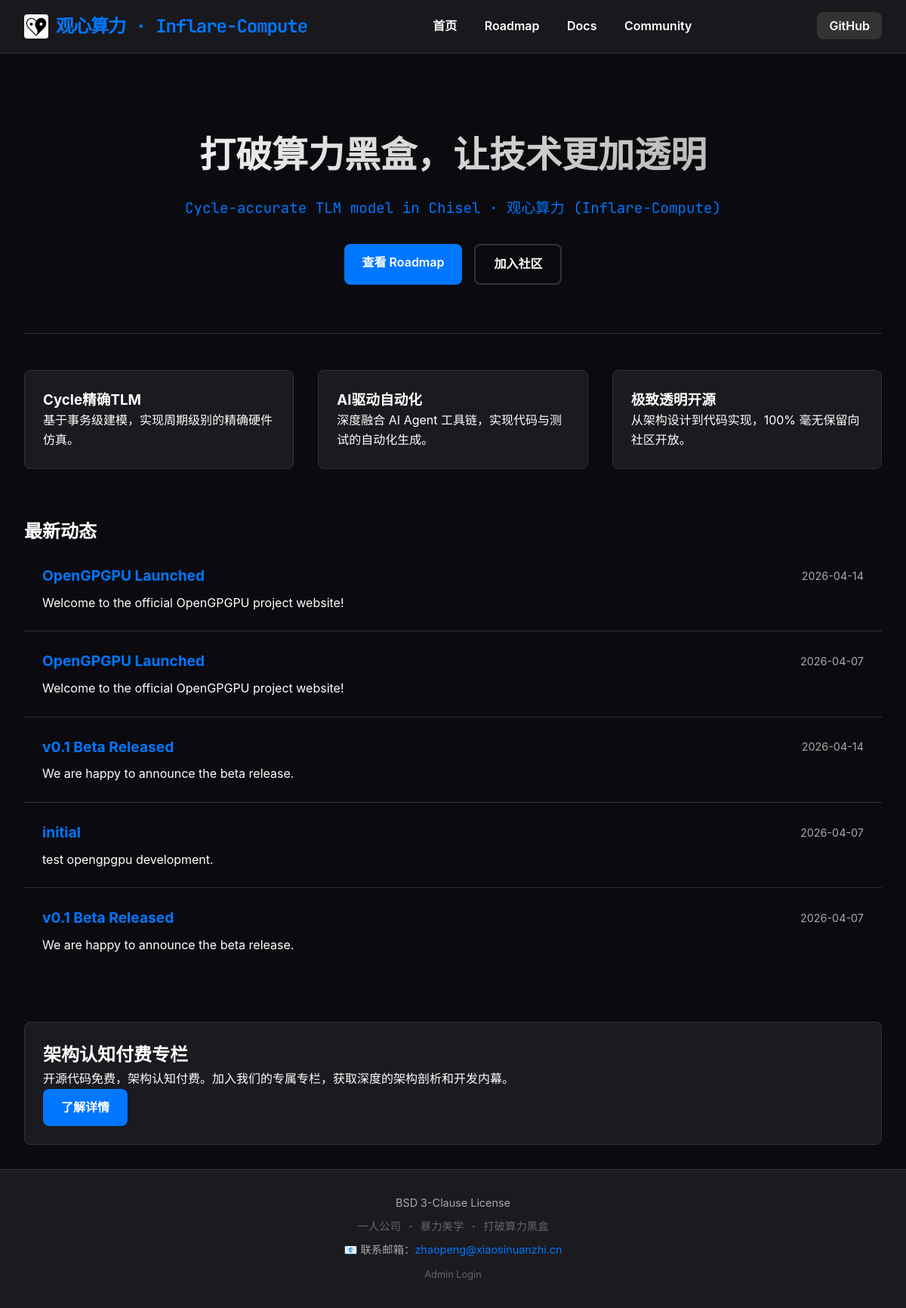
The app's page /, older data.
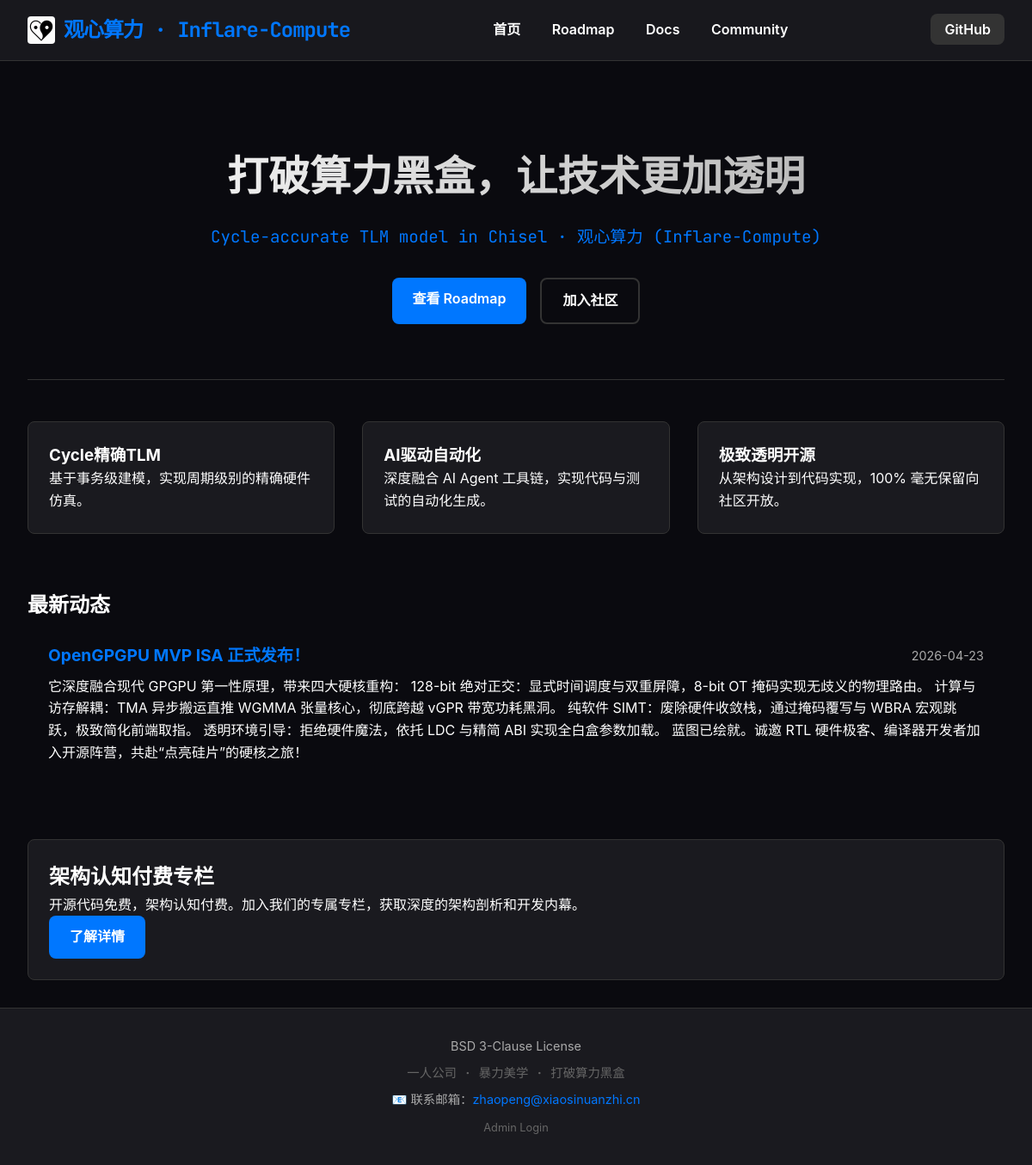
The same page, newer data.
### app/models/announcement.py (models this page shows)
class Announcement(BaseModel):
    __tablename__ = 'announcements'
    title = db.Column(db.String(100), nullable=False)
    content = db.Column(db.Text, nullable=False)
    priority = db.Column(db.Integer, default=0) # 0: Normal, 1: High
    is_active = db.Column(db.Boolean, default=True)

### app/views/frontend.py (the view)
@frontend_bp.route('/')
def index():
    announcements = AnnouncementService.get_latest_announcements(limit=5)
    return render_template('index.html', announcements=announcements)

### app/dao/announcement_dao.py (called while the page is built)
    @classmethod
    def get_active_announcements(cls, limit=None):
        query = db.session.query(cls.model).filter_by(is_active=True).order_by(cls.model.priority.desc(), cls.model.created_at.desc())
        if limit:
            query = query.limit(limit)
        return query.all()

### app/services/announcement_service.py (called while the page is built)
    @staticmethod
    def get_latest_announcements(limit=5):
        return AnnouncementDAO.get_active_announcements(limit=limit)

### app/templates/index.html
{% extends "base.html" %}
{% block content %}
<section class="hero">
    <div class="hero-content">
        <h1>打破算力黑盒，让技术更加透明</h1>
        <p class="subtitle">Cycle-accurate TLM model in Chisel · 观心算力 (Inflare-Compute)</p>
        <div class="actions">
            <a href="/roadmap" class="btn btn-primary">查看 Roadmap</a>
            <a href="/community" class="btn btn-outline">加入社区</a>
        </div>
    </div>
</section>
<section class="values-section">
    <div class="values-grid">
        <div class="card value-card">
            <h3>Cycle精确TLM</h3>
            <p>基于事务级建模，实现周期级别的精确硬件仿真。</p>
        </div>
        <div class="card value-card">
            <h3>AI驱动自动化</h3>
            <p>深度融合 AI Agent 工具链，实现代码与测试的自动化生成。</p>
        </div>
        <div class="card value-card">
            <h3>极致透明开源</h3>
            <p>从架构设计到代码实现，100% 毫无保留向社区开放。</p>
        </div>
    </div>
</section>
<section class="announcements-section">
    <h2>最新动态</h2>
    <div class="announcement-list">
        {% if announcements %}
            {% for ann in announcements %}
            <div class="announcement-item {% if ann.priority == 1 %}important{% elif ann.priority == 2 %}urgent{% endif %}">
                <div class="ann-header">
                    <h3 class="ann-title">{{ ann.title }}</h3>
                    <span class="ann-date">{{ ann.created_at.strftime('%Y-%m-%d') }}</span>
                </div>
                <div class="ann-content">
                    <p>{{ ann.content }}</p>
                </div>
            </div>
            {% endfor %}
        {% else %}
            <p class="empty-msg">暂无最新动态</p>
        {% endif %}
    </div>
</section>
<section class="conversion-section">
    <div class="conversion-content card">
        <h2>架构认知付费专栏</h2>
        <p>开源代码免费，架构认知付费。加入我们的专属专栏，获取深度的架构剖析和开发内幕。</p>
        <a href="/community" class="btn btn-primary">了解详情</a>
    </div>
</section>
{% endblock %}

Row changes from the older to the newer data that the page shows:
no longer on this page (row edited): Announcement: title "OpenGPGPU Launched", created_at "2026-04-14", content "Welcome to the official OpenGPGPU project website!"
no longer on this page (row edited): Announcement: title "OpenGPGPU Launched", created_at "2026-04-07", content "Welcome to the official OpenGPGPU project website!"
no longer on this page (row edited): Announcement: title "v0.1 Beta Released", created_at "2026-04-14", content "We are happy to announce the beta release."
no longer on this page (row edited): Announcement: title "initial", created_at "2026-04-07", content "test opengpgpu development."
no longer on this page (row edited): Announcement: title "v0.1 Beta Released", created_at "2026-04-07", content "We are happy to announce the beta release."
added Announcement: title "OpenGPGPU MVP ISA 正式发布！", created_at "2026-04-23", content "它深度融合现代 GPGPU 第一性原理，带来四大硬核重构： 128-bit 绝对正交：显式时间调度与双重屏障，8-bit OT 掩码实现无歧义的物理路由。 计算与访存解耦：TMA 异步搬运直推 WGMMA 张量核心，彻底跨越 vGPR 带宽功耗黑洞。 纯软件 SIMT：废除硬件收敛栈，通过掩码覆写与 WBRA 宏观跳跃，极致简化前端取指。 透明环境引导：拒绝硬件魔法，依托 LDC 与精简 ABI 实现全白盒参数加载。 蓝图已绘就。诚邀 RTL 硬件极客、编译器开发者加入开源阵营，共赴“点亮硅片”的硬核之旅！"
